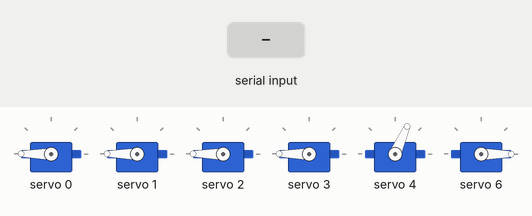
The sketch below on a simulated Arduino Uno, built with avr-gcc and run on an emulated ATmega328P. Shown: 6 × servo. The inputs (shaded band) are chosen by the test bench.

Above: at 3.2 s.
3.3 s: "90,45\n" received over Serial
At 4.5 s:
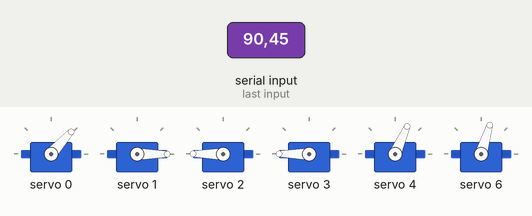
4.8 s: "30,150\n" received over Serial
At 5.8 s:
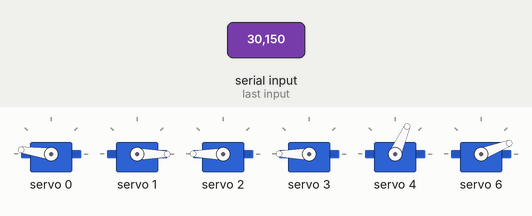
6.3 s: "4\n" received over Serial
At 6.7 s:
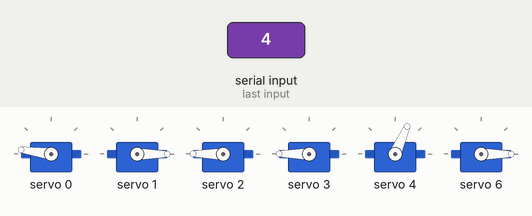
7.8 s: "90\n" received over Serial
At 9.0 s:
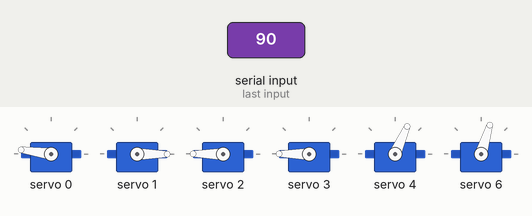
9.3 s: "200\n" received over Serial
At 10.3 s:
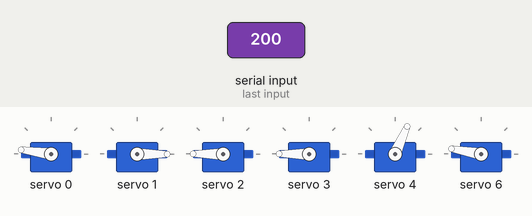
10.8 s: "5\n" received over Serial
At 11.3 s:
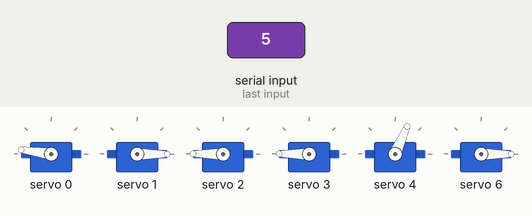
Timing chart, 0 to 13.3 s (numbered marks = the images above; inputs shaded):
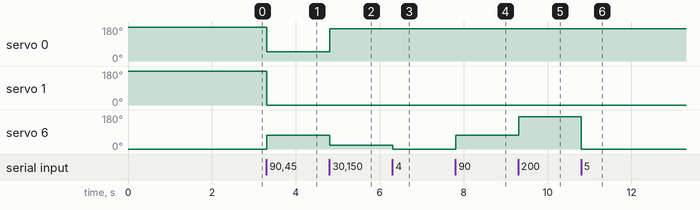

Measured:
- after the input at 3.3 s, servo 0: 180° → 48° at once; servo 1: 180° → 0° at once; servo 6: 0° → 73° at once
- after the input at 4.8 s, servo 0: 48° → 172° at once; servo 6: 73° → 21° at once
- after the input at 6.3 s, servo 6: 21° → 0° at once
- after the input at 7.8 s, servo 6: 0° → 73° at once
- after the input at 9.3 s, servo 6: 73° → 170° at once
- after the input at 10.8 s, servo 6: 170° → 0° at once

The sketch:

hand_driving.ino
```cpp
/*
============================================================================
   HandSync - hand_driving.ino
   Author: Benjamin Tran
   Description: Recieve and map hand positions for motor control
============================================================================
*/


#include <Wire.h>
#include <Adafruit_PWMServoDriver.h>

Adafruit_PWMServoDriver pwm;

int NUM_SERVOS = 6;           // Total number of servos to control
int SERVO_MIN = 100;          // Minimum pulse length
int SERVO_MAX = 550;          // Maximum pulse length

// Channels on the PCA9685 board connected to each servo
// Index mapping: 0 = Index, 1 = Middle, 2 = Ring, 3 = Pinky, 4 = Thumb, 5 = Wrist
int servoPins[6] = {0, 1, 2, 3, 4, 6};

void setup() {
  Serial.begin(9600);

  // Initialize PCA9685 driver
  pwm.begin();
  pwm.setPWMFreq(50); // Standard servo frequency is 50 Hz

  // Set initial servo positions
  for (int i = 0; i < NUM_SERVOS; i++) {
    if (i == 4) {
      // Thumb servo initialized to 250
      pwm.setPWM(servoPins[i], 0, 250);
    } else if (i == 5) {
      // Wrist starts at minimum pulse
      pwm.setPWM(servoPins[5], 0, SERVO_MIN);
    } else {
      // Fingers start fully extended
      pwm.setPWM(servoPins[i], 0, SERVO_MAX);
    }
  }

  // Give servos time to move to their start positions
  delay(2000);
}

void loop() {
  // If data is available from the serial port (from PC/Python)
  if (Serial.available()) {
    String line = Serial.readStringUntil('\n'); // Read the entire line of angle data
    line.trim(); // Remove whitespace/newlines
    int angles[6]; // Array to hold parsed angles
    int i = 0;

    // Parse comma-separated angles into the array
    for (int start = 0; start < line.length(); ) {
      int end = line.indexOf(',', start);
      if (end == -1) end = line.length(); // Handle last value
      angles[i++] = line.substring(start, end).toInt(); // Convert substring to integer
      start = end + 1;
    }

    // Map each angle to a servo PWM value and write to the respective servo
    int wrist_pulse = map(angles[0], 0, 180, SERVO_MIN, (SERVO_MIN + SERVO_MAX)/1.5);
    int thumb_pulse = map(angles[5], 50, 180, SERVO_MIN, 250); // Thumb mapped within a limited range

    // Assign PWM signals to each servo based on angle input
    pwm.setPWM(servoPins[5], 0, wrist_pulse); // Wrist servo (channel 6)
    pwm.setPWM(servoPins[0], 0, map(angles[1], 0, 180, SERVO_MIN, SERVO_MAX)); // Index
    pwm.setPWM(servoPins[1], 0, map(angles[2], 0, 180, SERVO_MIN, SERVO_MAX)); // Middle
    pwm.setPWM(servoPins[2], 0, map(angles[3], 0, 180, SERVO_MIN, SERVO_MAX)); // Ring
    pwm.setPWM(servoPins[3], 0, map(angles[4], 0, 180, SERVO_MIN, SERVO_MAX)); // Pinky
    pwm.setPWM(servoPins[4], 0, thumb_pulse); // Thumb (limited mapping range)
  }
}
```
